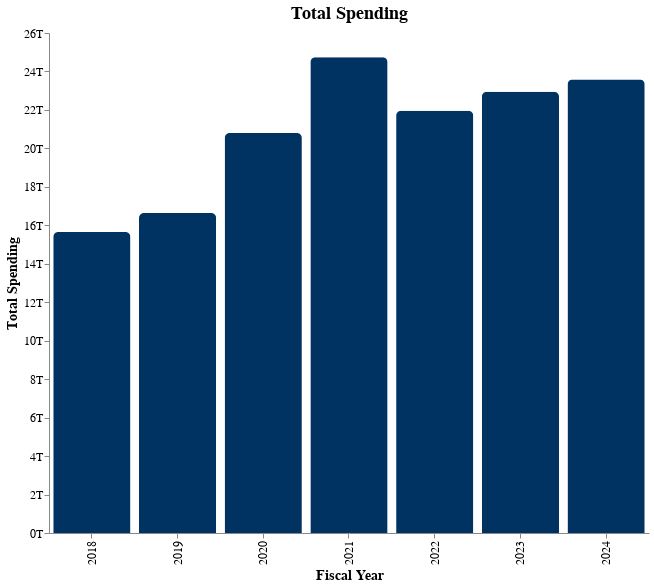

The notebook cell this image was saved under:
### Markdown cell above
## Plot Bar chart for trend in total spending

### Code cell
alt.Chart(total_spending_by_year).mark_bar(color='#003262',cornerRadiusTopLeft=5, cornerRadiusTopRight=5).encode(
    x=alt.X('year:O', title='Fiscal Year'),
    y=alt.Y('total_spending:Q', title='Total Spending', axis=alt.Axis(format='.1f', labelExpr="datum.value/ 1E12 + 'T'")),
    tooltip = ['year','total_spending']
).properties(
    width=600,
    height=500,
    title='Total Spending'
).configure_axis(
    labelFontSize=12,
    titleFontSize=14,
    grid=False
).configure_title(
    fontSize=18,
    fontWeight='bold'
).configure_view(
    strokeWidth=0  # Removes border around chart for a cleaner look
)

### Figure 1 — Vega-Lite specification as saved in the notebook (floating-point values rounded to 4 significant figures)
{"config": {"view": {"continuousWidth": 300, "continuousHeight": 300, "strokeWidth": 0}, "axis": {"grid": false, "labelFontSize": 12, "titleFontSize": 14}, "title": {"fontSize": 18, "fontWeight": "bold"}}, "data": {"name": "data-84d3adbbeea1fdb0de10d4a189a4e7f4"}, "mark": {"type": "bar", "color": "#003262", "cornerRadiusTopLeft": 5, "cornerRadiusTopRight": 5}, "encoding": {"tooltip": [{"field": "year", "type": "nominal"}, {"field": "total_spending", "type": "quantitative"}], "x": {"field": "year", "title": "Fiscal Year", "type": "ordinal"}, "y": {"axis": {"format": ".1f", "labelExpr": "datum.value/ 1E12 + 'T'"}, "field": "total_spending", "title": "Total Spending", "type": "quantitative"}}, "height": 500, "title": "Total Spending", "width": 600, "$schema": "https://vega.github.io/schema/vega-lite/v5.20.1.json", "datasets": {"data-84d3adbbeea1fdb0de10d4a189a4e7f4": [{"year": "2018", "total_spending": 15650000000000.0}, {"year": "2019", "total_spending": 16640000000000.0}, {"year": "2020", "total_spending": 20790000000000.0}, {"year": "2021", "total_spending": 24740000000000.0}, {"year": "2022", "total_spending": 21960000000000.0}, {"year": "2023", "total_spending": 22940000000000.0}, {"year": "2024", "total_spending": 23580000000000.0}]}}
